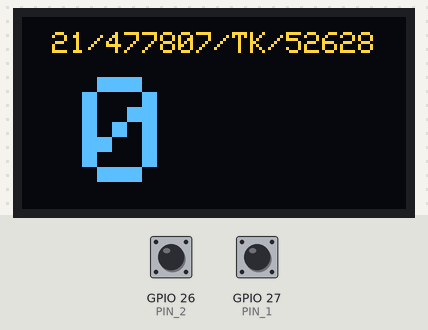
Bench run of a sketch on a simulated ESP32. Shown: 128×64 one-colour display. Inputs (shaded band) come from the test bench; at power-on: GPIO 26 (PIN_2) HIGH, GPIO 27 (PIN_1) HIGH. The OLED is the two-colour kind (top 16 rows yellow).

Above: at 1.2 s.
1.3 s: GPIO 26 (PIN_2) pulled LOW for 0.15 s
At 1.9 s:
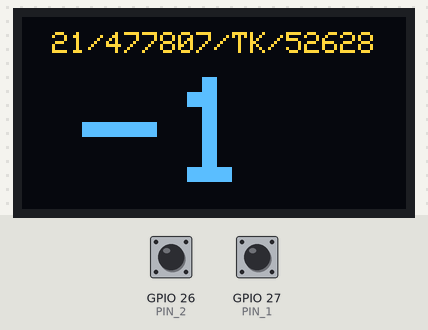
2.9 s: GPIO 26 (PIN_2) pulled LOW for 1 s
At 4.0 s:
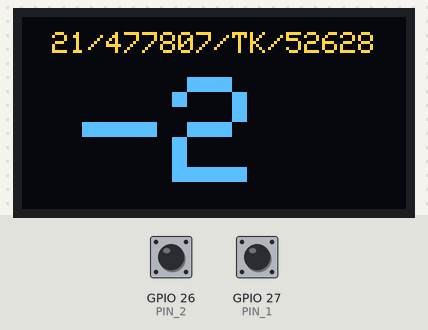
Timing chart, 0 to 5.9 s (numbered marks = the images above; inputs shaded):
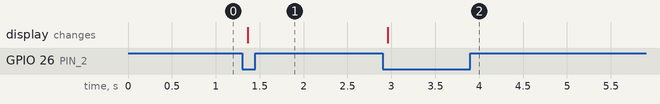

The sketch:

sketch_mar13b.ino
```cpp
// author: Muhammad Azka Adhisetama
//         21/477807/TK/52628
// program Tally Counter dengan microcontroller ESP32

#include <Wire.h>
#include <Adafruit_GFX.h>
#include <Adafruit_SSD1306.h>

#define SCREEN_WIDTH 128
#define SCREEN_HEIGHT 64


// deklarasi konstanta
Adafruit_SSD1306 display(SCREEN_WIDTH, SCREEN_HEIGHT, &Wire, -1);
int PIN_1 = 27;
int PIN_2 = 26;
unsigned long UPDATE_INTERVAL = 50;


// deklarasi class
class Button
{
  public:
    int pin;
    byte curr_state;
    byte prev_state;

    Button (int pin) {
      this->curr_state = LOW;
      this->prev_state = LOW;
      this->pin = pin;
    }

    void initialize() {
      pinMode(this->pin, INPUT_PULLUP);
    }

    void readState() {
      this->curr_state = digitalRead(this->pin);
    }

    void updateState() {
      this->prev_state = this->curr_state;
    }

    bool pressed() {
      return prev_state == HIGH and curr_state == LOW;
    }
};


// deklarasi global variable
unsigned long prev_millis = millis();
unsigned long curr_millis = millis();
Button btn_inc(PIN_1);
Button btn_dec(PIN_2);
int count = 0;

void setup() {

  // inisialisasi button
  btn_inc.initialize();
  btn_dec.initialize();

  // inisialisasi display
  display.begin(SSD1306_SWITCHCAPVCC, 0x3C);
  display.clearDisplay();
  display.setTextColor(WHITE);

}

void loop() {

  curr_millis = millis();
  if (curr_millis - prev_millis >= UPDATE_INTERVAL)
  {
    // update semua curr_state
    btn_inc.readState();
    btn_dec.readState();

    // logika counter
    if (btn_inc.curr_state == LOW and btn_dec.curr_state == LOW)
      count = 0;
    else if (btn_inc.pressed())
      count++;
    else if (btn_dec.pressed())
      count--;

    // update semua prev_state;
    btn_inc.updateState();
    btn_dec.updateState();

    prev_millis = curr_millis;
  }

  // update display
  display.clearDisplay();
  display.setTextSize(1);
  display.setCursor(10,5);
  display.print("21/477807/TK/52628");
  display.setCursor(20, 20);
  display.setTextSize(5);
  display.print(String(count));
  display.display();

}
```

Measured:
- after the input at 1.3 s, the display: changes after 0.06 s (image 1)
- after the input at 2.9 s, the display: changes after 0.06 s (image 2)
